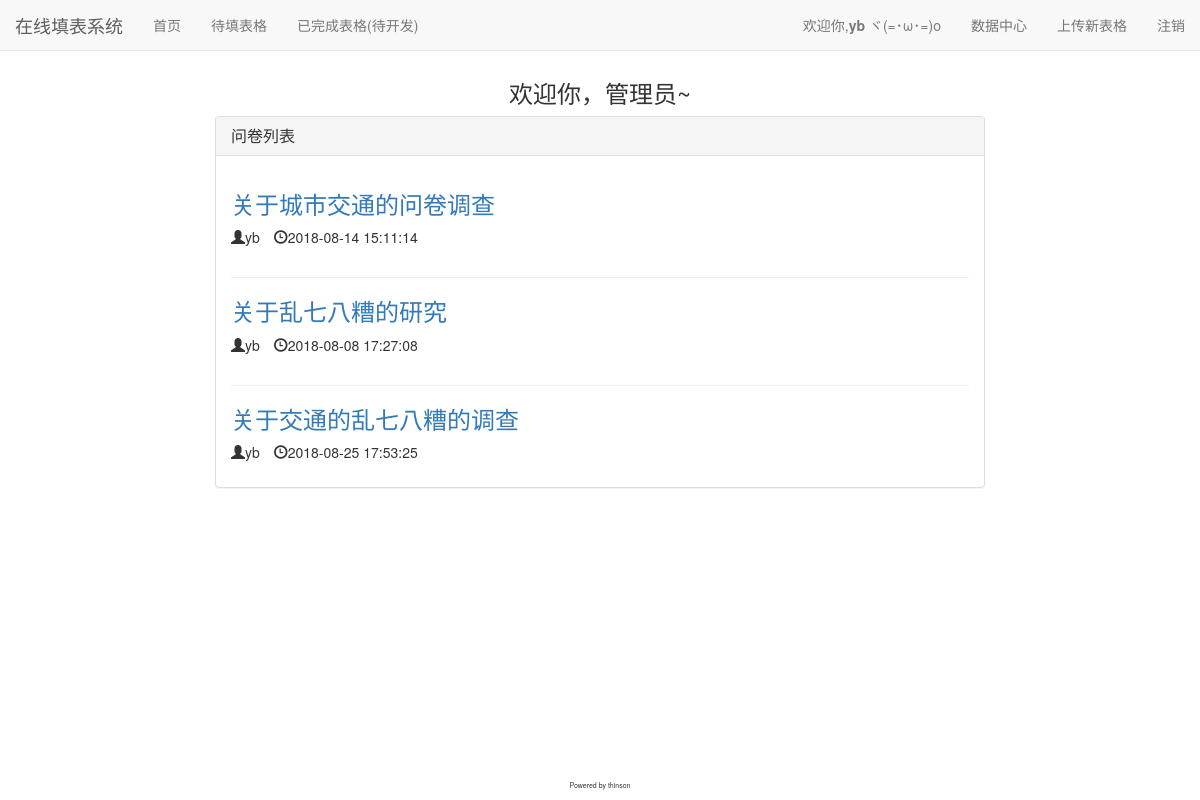
The page /statistics/ (signed in) on the database its author committed.
### mainform/models.py (models this page shows, shortened)
class Questionnaire(models.Model):
    paper_name = models.CharField(max_length=50)
    created_time = models.DateTimeField(auto_now_add=True)
    last_update_time = models.DateTimeField(auto_now=True)
    author = models.ForeignKey(User, on_delete=models.DO_NOTHING)

### Prj/views.py (the view)
# urls.py: path('statistics/', views.statistics, name='statistics'),
def statistics(request):
    if request.user.is_authenticated:
        if not request.user.username == 'yb':
            return render(request, 'message.html', {'message': '你不是管理员！'})
        else:
            context = {}
            question_sheet_all = Questionnaire.objects.all()
            context['list'] = question_sheet_all
            return render(request, 'static-list.html', context)
    else:
        return render(request, 'message.html', {'message': '请先登录'})

### templates/static-list.html (shortened to what this page needs)
{% extends 'base.html' %}
{% block css_header %}
    <link rel="stylesheet" href="/static/bootstrap-3.3.7/css/bootstrap.min.css">
    <link rel="stylesheet" href="/static/list.css">
{% endblock %}
{% block content %}
    {% if not user.is_authenticated %}
        <div class="col-sm-8 col-sm-offset-2">
            <div class="panel panel-default">
                <div class="panel-heading">
                    <h3 class="panel-title">提示信息</h3>
                </div>
                <div class="panel-body">
                    <h3 class="text-center">请先登录</h3>
                </div>
            </div>
        </div>
    {% else %}
        <h3 class="text-center">欢迎你，管理员~</h3>
        <div class="col-sm-8 col-sm-offset-2">
            <div class="panel panel-default">
                <div class="panel-heading">
                    <h3 class="panel-title">{% block blog_bar %}问卷列表{% endblock %}</h3>
                </div>
                <div class="panel-body">
                    {% for sheet in list %}
                        <div class="sheet">
                            <h3 class="post-title"><a href="/statistics/{{ sheet.pk }}">{{ sheet.paper_name }}</a></h3>
                            <ul>
                                <li class="content"><span class="glyphicon glyphicon-user" aria-hidden="true"></span>{{ sheet.author.username }}</li>
                                <li class="content"><span class="glyphicon glyphicon-time" aria-hidden="true"></span>{{ sheet.created_time|date:"Y-m-s H:i:s"}}</li>
                            </ul>
                        </div>
                    {% empty %}
                    <h3 class="text-center">--暂无表格，敬请期待--</h3>
                    {% endfor %}
                </div>
            </div>
        </div>
    {% endif %}
{% endblock %}

### templates/base.html (shortened to what this page needs)
<!DOCTYPE html>
<html lang="en">
<head>
    <link rel="stylesheet" href="/static/base.css">
    <link rel="stylesheet" href="/static/bootstrap-3.3.7/css/bootstrap.min.css">
    {% block css_header %}{% endblock %}
</head>
<body>
<div class="navbar navbar-default navbar-fixed-top" role="navigation">
    <div class="container-fluid">
    <div class="navbar-header">
        <a href="{% url 'home' %}" class="navbar-brand">在线填表系统</a>
    </div>
    <div class="collapse navbar-collapse" id="bs-example-navbar-collapse-1">
        <ul class="nav navbar-nav">
            <li><a href="{% url 'home' %}">首页</a></li>
            <li><a href="{% url 'list' %}">待填表格</a></li>
            <li><a href="{% url 'list' %}">已完成表格(待开发)</a></li>
        </ul>
        <ul class="nav navbar-nav navbar-right">
            {% if not user.is_authenticated %}
                <li><a href="{% url 'login' %}">登录</a></li>
                <li><a href="{% url 'register' %}">注册</a></li>
            {% else %}
                <li><a href="{% url 'list' %}">欢迎你,<b>{{ user.username }}</b>   ヾ(=･ω･=)o</a></li>
                {% if user.username == 'yb' %}
                    <li><a href="{% url 'statistics' %}">数据中心</a></li>
                    <li><a href="{% url 'upload' %}">上传新表格</a></li>
                {% endif %}
                <li><a href="{% url 'logout' %}">注销</a></li>
            {% endif %}
        </ul>
    </div>
    </div>
</div>
    {% block content %}{% endblock %}
<div class="col-xs-8 col-xs-offset-2 navbar-fixed-bottom">
    <p class="text-center  bottom-text">Powered by thinson</p>
</div>
</body>
</html>

### static/base.css (style rules this page uses)
* { margin:0; padding:0 }
body { margin-top: 80px!important; }
li { list-style: none!important; }
.bottom-text { font-size: 0.5em!important; }

### static/list.css (style rules this page uses)
ul { list-style-type: none; }
.sheet:not(:last-child) { padding-bottom: 20px; border-bottom: solid #eee 1px; }
.content { display: inline-block; margin-right:10px; }

### rows shown on the page
Questionnaire: paper_name "关于城市交通的问卷调查", author.username "yb", created_time "2018-08-14 15:11:14"
Questionnaire: paper_name "关于乱七八糟的研究", author.username "yb", created_time "2018-08-08 17:27:08"
Questionnaire: paper_name "关于交通的乱七八糟的调查", author.username "yb", created_time "2018-08-25 17:53:25"

### other values the page prints
{{ user.username }} "yb"
